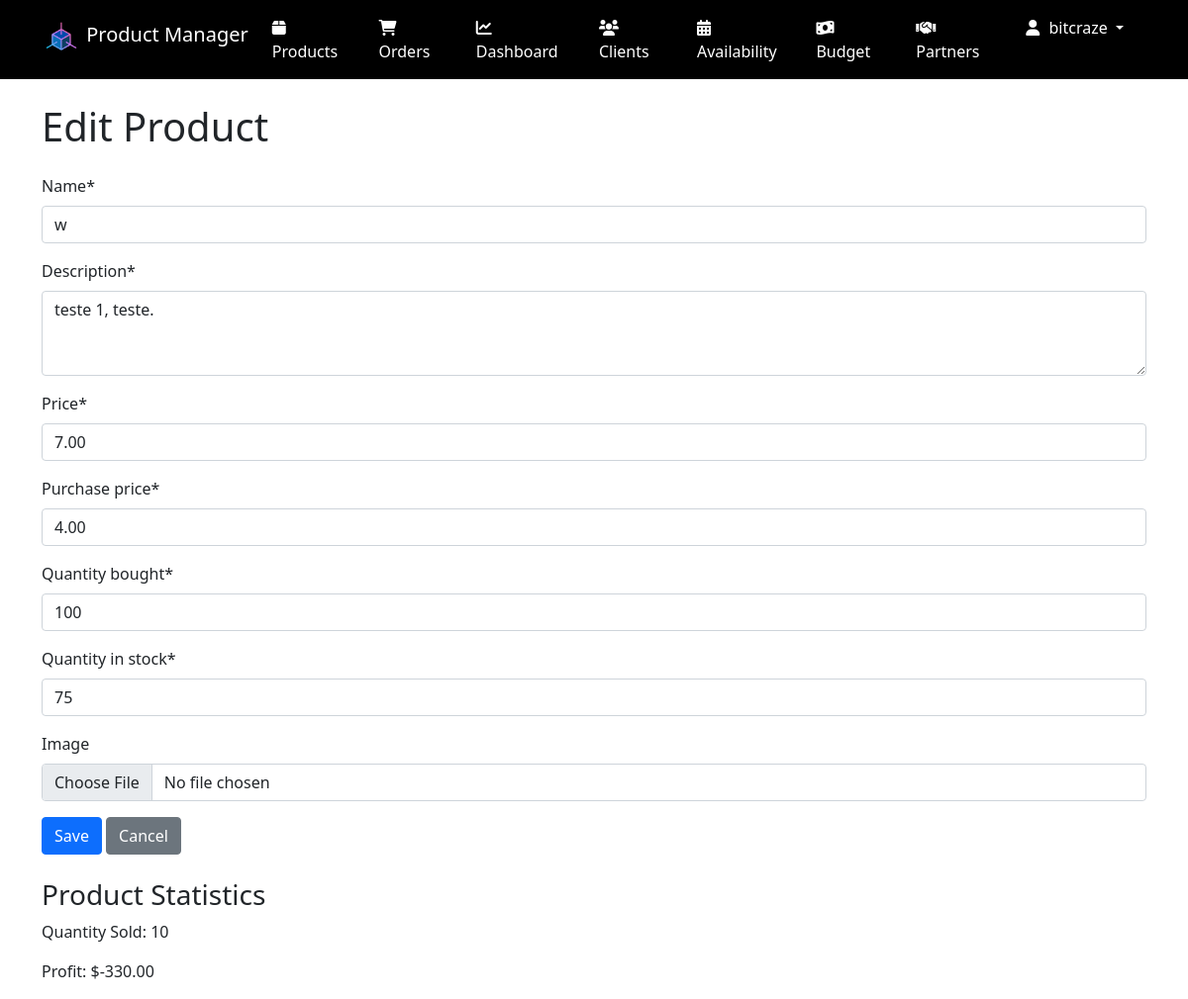
Screenshot of /product/1/update/ (signed in) with the database file from the repository.
### accounts/models.py (models this page shows, shortened)
class CustomUser(AbstractUser):
    is_partner = models.BooleanField(default=False)

### inventory/models.py (models this page shows, shortened)
class Product(models.Model):
    name = models.CharField(max_length=200)
    description = models.TextField()
    price = models.DecimalField(max_digits=10, decimal_places=2)
    purchase_price = models.DecimalField(max_digits=10, decimal_places=2, default=0)
    quantity_bought = models.PositiveIntegerField(default=0)
    quantity_in_stock = models.IntegerField(default=0)
    quantity_sold = models.IntegerField(default=0)
    image = models.ImageField(upload_to='products/', blank=True, null=True)
    def calculate_profit(self):
        total_cost = self.purchase_price * Decimal(self.quantity_bought)
        total_revenue = self.price * Decimal(self.quantity_sold)
        return total_revenue - total_cost
    class Meta:
        ordering = ['name']

### inventory/views.py (the view, shortened to what this page needs)
# urls.py: path('product/<int:pk>/update/', views.ProductUpdateView.as_view(), name='product-update'),
class ProductUpdateView(AdminRequiredMixin, UpdateView):
    model = Product
    form_class = ProductForm
    template_name = 'inventory/product_form.html'
    success_url = reverse_lazy('product-list')

### inventory/forms.py (shortened to what this page needs)
class ProductForm(forms.ModelForm):
    class Meta:
        model = Product
        fields = ['name', 'description', 'price', 'purchase_price', 'quantity_bought', 'quantity_in_stock', 'image']
        widgets = {
            'description': forms.Textarea(attrs={'rows': 3}),
        }

### inventory/views.py (called while the page is built)
    def test_func(self):
        return self.request.user.is_staff or self.request.user.is_superuser

### templates/inventory/product_form.html (shortened to what this page needs)
{% extends 'base.html' %}
{% load crispy_forms_tags %}
{% block content %}
<h1 class="mb-4">{% if form.instance.pk %}Edit{% else %}Add{% endif %} Product</h1>
<form method="post" enctype="multipart/form-data">
    {{ form|crispy }}
    <button type="submit" class="btn btn-primary">Save</button>
    <a href="{% url 'product-list' %}" class="btn btn-secondary">Cancel</a>
</form>
{% if form.instance.pk %}
<div class="mt-4">
    <h3>Product Statistics</h3>
    <p>Quantity Sold: {{ form.instance.quantity_sold }}</p>
    <p>Profit: ${{ form.instance.calculate_profit|floatformat:2 }}</p>
</div>
{% endif %}
{% endblock %}

### templates/base.html (shortened to what this page needs)
<!DOCTYPE html>
<html lang="en">
<head>
    <link href="https://cdn.jsdelivr.net/npm/bootstrap@5.1.3/dist/css/bootstrap.min.css" rel="stylesheet">
    <link href="https://cdnjs.cloudflare.com/ajax/libs/font-awesome/6.0.0-beta3/css/all.min.css" rel="stylesheet">
    {%load static %}
</head>
<body>
    <nav class="navbar navbar-expand-lg navbar-dark bg-dark">
        <div class="container">
            <a class="navbar-brand" href="{% url 'product-list' %}">
                <img src="{% static 'images/logo.png' %}" width="40" height="40" class="d-inline-block align-top" alt="Logo">
                Product Manager
            </a>
            <div class="collapse navbar-collapse" id="navbarNav">
                <ul class="navbar-nav">
                    {% if user.is_authenticated %}
                        {% if user.is_superuser or not user.is_partner %}
                            <li class="nav-item">
                                <a class="nav-link" href="{% url 'product-list' %}"><i class="fas fa-box"></i> Products</a>
                            </li>
                            <li class="nav-item">
                                <a class="nav-link" href="{% url 'orders:order-list' %}"><i class="fas fa-shopping-cart"></i> Orders</a>
                            </li>
                            <li class="nav-item">
                                <a class="nav-link" href="{% url 'dashboard' %}"><i class="fas fa-chart-line"></i> Dashboard</a>
                            </li>
                            <li class="nav-item">
                                <a class="nav-link" href="{% url 'clients:client-list' %}"><i class="fas fa-users"></i> Clients</a>
                            </li>
                            <li class="nav-item">
                                <a class="nav-link" href="{% url 'availability:availability-settings' %}"><i class="fas fa-calendar-alt"></i> Availability</a>
                            </li>
                            <li class="nav-item">
                                <a class="nav-link" href="{% url 'budget_manager:overview' %}"><i class="fas fa-money-bill-wave"></i> Budget</a>
                            </li>
                        {% endif %}
                        <li class="nav-item">
                            <a class="nav-link" href="{% url 'partners:dashboard' %}"><i class="fas fa-handshake"></i> Partners</a>
                        </li>
                        <li class="nav-item dropdown">
                            <a class="nav-link dropdown-toggle" href="#" id="navbarDropdown" role="button" data-bs-toggle="dropdown" aria-expanded="false">
                                <i class="fas fa-user"></i> {{ user.username }}
                            </a>
                        </li>
                    {% else %}
                        <li class="nav-item">
                            <a class="nav-link" href="#" data-bs-toggle="modal" data-bs-target="#loginModal"><i class="fas fa-sign-in-alt"></i> Login</a>
                        </li>
                    {% endif %}
                </ul>
            </div>
        </div>
    </nav>
    <div class="container mt-4">
        {% block content %}{% endblock %}
    </div>
</body>
</html>

### templates/base.html (style rules this page uses)
.navbar { background-color: #000 !important; }
.navbar-brand, .nav-link { color: #fff !important; }
.nav-link { margin-right: 15px; }
.nav-link i { margin-right: 5px; }

### rows the page displays
CustomUser: username "bitcraze"
Product: name "w", description "teste 1, teste.", price "7.00", purchase_price "4.00", quantity_bought "100", quantity_in_stock "75", instance.quantity_sold "10", instance.calculate_profit "-330.00"
